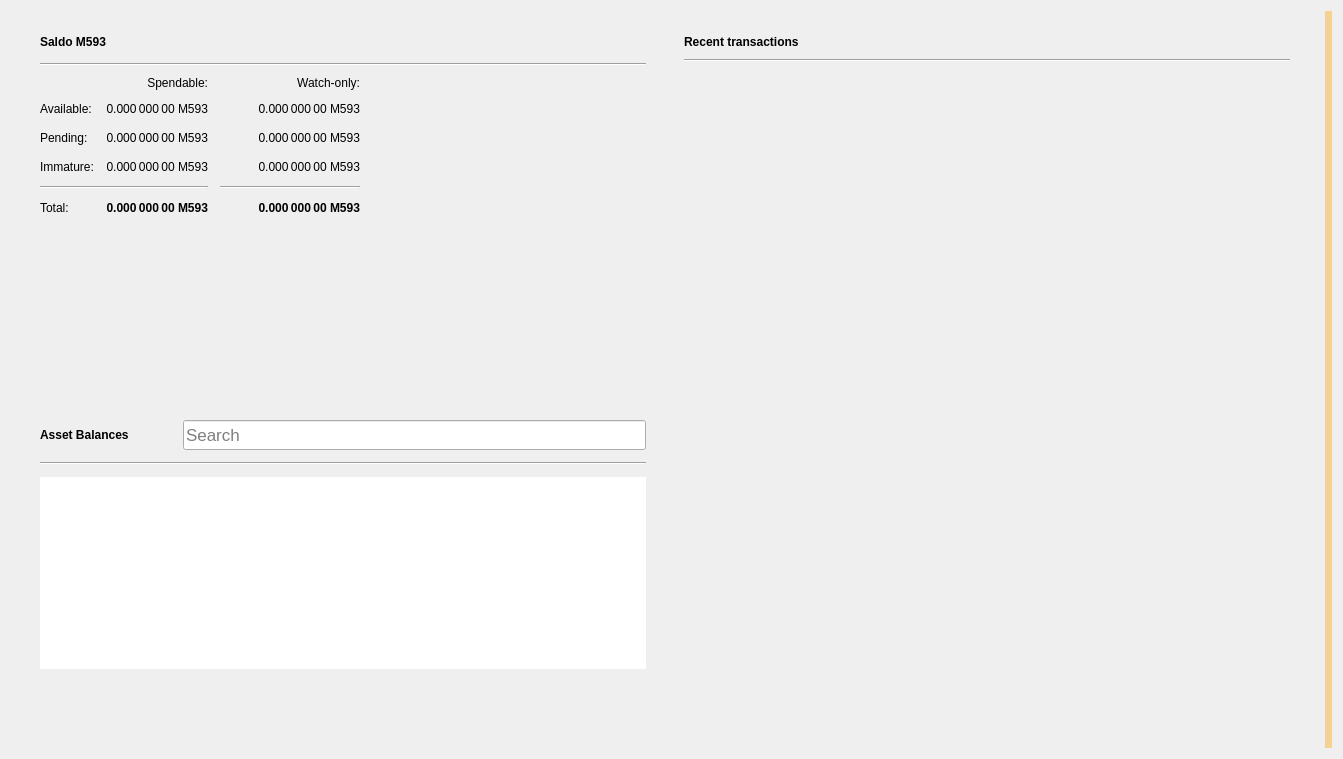
<?xml version="1.0" encoding="UTF-8"?>
<ui version="4.0">
 <class>OverviewPage</class>
 <widget class="QWidget" name="OverviewPage">
  <property name="geometry">
   <rect>
    <x>0</x>
    <y>0</y>
    <width>1343</width>
    <height>759</height>
   </rect>
  </property>
  <property name="minimumSize">
   <size>
    <width>760</width>
    <height>0</height>
   </size>
  </property>
  <property name="windowTitle">
   <string>Form</string>
  </property>
  <property name="autoFillBackground">
   <bool>false</bool>
  </property>
  <layout class="QGridLayout" name="gridLayout_3">
   <item row="0" column="1">
    <layout class="QVBoxLayout" name="verticalLayout_7">
     <property name="spacing">
      <number>0</number>
     </property>
     <property name="leftMargin">
      <number>0</number>
     </property>
     <property name="topMargin">
      <number>0</number>
     </property>
     <property name="rightMargin">
      <number>0</number>
     </property>
     <property name="bottomMargin">
      <number>0</number>
     </property>
     <item>
      <layout class="QHBoxLayout" name="horizontalLayout" stretch="0,0">
       <property name="spacing">
        <number>20</number>
       </property>
       <property name="sizeConstraint">
        <enum>QLayout::SetMinAndMaxSize</enum>
       </property>
       <property name="leftMargin">
        <number>20</number>
       </property>
       <property name="topMargin">
        <number>20</number>
       </property>
       <property name="rightMargin">
        <number>20</number>
       </property>
       <property name="bottomMargin">
        <number>20</number>
       </property>
       <item>
        <layout class="QVBoxLayout" name="verticalLayout_2">
         <property name="spacing">
          <number>0</number>
         </property>
         <property name="rightMargin">
          <number>0</number>
         </property>
         <item>
          <widget class="QFrame" name="frame">
           <property name="sizePolicy">
            <sizepolicy hsizetype="Preferred" vsizetype="Preferred">
             <horstretch>0</horstretch>
             <verstretch>0</verstretch>
            </sizepolicy>
           </property>
           <property name="minimumSize">
            <size>
             <width>350</width>
             <height>180</height>
            </size>
           </property>
           <property name="frameShape">
            <enum>QFrame::NoFrame</enum>
           </property>
           <property name="frameShadow">
            <enum>QFrame::Raised</enum>
           </property>
           <property name="lineWidth">
            <number>5</number>
           </property>
           <layout class="QVBoxLayout" name="verticalLayout_4">
            <property name="spacing">
             <number>10</number>
            </property>
            <property name="topMargin">
             <number>0</number>
            </property>
            <property name="bottomMargin">
             <number>0</number>
            </property>
            <item>
             <layout class="QHBoxLayout" name="horizontalLayout_4">
              <property name="spacing">
               <number>6</number>
              </property>
              <item>
               <widget class="QLabel" name="rvnBalancesLabel">
                <property name="font">
                 <font>
                  <weight>75</weight>
                  <bold>true</bold>
                 </font>
                </property>
                <property name="text">
                 <string>Saldo M593</string>
                </property>
               </widget>
              </item>
              <item>
               <widget class="QPushButton" name="labelWalletStatus">
                <property name="enabled">
                 <bool>true</bool>
                </property>
                <property name="maximumSize">
                 <size>
                  <width>30</width>
                  <height>16777215</height>
                 </size>
                </property>
                <property name="toolTip">
                 <string>Your balance will update when M593 finishes synchronizing with the network.</string>
                </property>
                <property name="text">
                 <string/>
                </property>
                <property name="icon">
                 <iconset>
                  <normaloff>:/icons/warning</normaloff>
                  <disabledoff>:/icons/warning</disabledoff>:/icons/warning</iconset>
                </property>
                <property name="iconSize">
                 <size>
                  <width>24</width>
                  <height>24</height>
                 </size>
                </property>
                <property name="flat">
                 <bool>true</bool>
                </property>
               </widget>
              </item>
              <item>
               <spacer name="horizontalSpacer_3">
                <property name="orientation">
                 <enum>Qt::Horizontal</enum>
                </property>
                <property name="sizeHint" stdset="0">
                 <size>
                  <width>40</width>
                  <height>20</height>
                 </size>
                </property>
               </spacer>
              </item>
             </layout>
            </item>
            <item>
             <widget class="Line" name="line_2">
              <property name="orientation">
               <enum>Qt::Horizontal</enum>
              </property>
             </widget>
            </item>
            <item>
             <layout class="QGridLayout" name="gridLayout">
              <property name="bottomMargin">
               <number>5</number>
              </property>
              <property name="spacing">
               <number>12</number>
              </property>
              <item row="3" column="2">
               <widget class="QLabel" name="labelWatchImmature">
                <property name="font">
                 <font>
                  <weight>50</weight>
                  <bold>false</bold>
                 </font>
                </property>
                <property name="cursor">
                 <cursorShape>IBeamCursor</cursorShape>
                </property>
                <property name="toolTip">
                 <string>Mined balance in watch-only addresses that has not yet matured</string>
                </property>
                <property name="text">
                 <string notr="true">0.000 000 00 M593</string>
                </property>
                <property name="alignment">
                 <set>Qt::AlignRight|Qt::AlignTrailing|Qt::AlignVCenter</set>
                </property>
                <property name="textInteractionFlags">
                 <set>Qt::LinksAccessibleByMouse|Qt::TextSelectableByKeyboard|Qt::TextSelectableByMouse</set>
                </property>
               </widget>
              </item>
              <item row="2" column="3">
               <spacer name="horizontalSpacer_2">
                <property name="orientation">
                 <enum>Qt::Horizontal</enum>
                </property>
                <property name="sizeHint" stdset="0">
                 <size>
                  <width>40</width>
                  <height>20</height>
                 </size>
                </property>
               </spacer>
              </item>
              <item row="1" column="0">
               <widget class="QLabel" name="labelBalanceText">
                <property name="text">
                 <string>Available:</string>
                </property>
               </widget>
              </item>
              <item row="1" column="2">
               <widget class="QLabel" name="labelWatchAvailable">
                <property name="font">
                 <font>
                  <weight>50</weight>
                  <bold>false</bold>
                 </font>
                </property>
                <property name="cursor">
                 <cursorShape>IBeamCursor</cursorShape>
                </property>
                <property name="toolTip">
                 <string>Your current balance in watch-only addresses</string>
                </property>
                <property name="text">
                 <string notr="true">0.000 000 00 M593</string>
                </property>
                <property name="alignment">
                 <set>Qt::AlignRight|Qt::AlignTrailing|Qt::AlignVCenter</set>
                </property>
                <property name="textInteractionFlags">
                 <set>Qt::LinksAccessibleByMouse|Qt::TextSelectableByKeyboard|Qt::TextSelectableByMouse</set>
                </property>
               </widget>
              </item>
              <item row="2" column="1">
               <widget class="QLabel" name="labelUnconfirmed">
                <property name="font">
                 <font>
                  <weight>50</weight>
                  <bold>false</bold>
                 </font>
                </property>
                <property name="cursor">
                 <cursorShape>IBeamCursor</cursorShape>
                </property>
                <property name="toolTip">
                 <string>Total of transactions that have yet to be confirmed, and do not yet count toward the spendable balance</string>
                </property>
                <property name="text">
                 <string notr="true">0.000 000 00 M593</string>
                </property>
                <property name="alignment">
                 <set>Qt::AlignRight|Qt::AlignTrailing|Qt::AlignVCenter</set>
                </property>
                <property name="textInteractionFlags">
                 <set>Qt::LinksAccessibleByMouse|Qt::TextSelectableByKeyboard|Qt::TextSelectableByMouse</set>
                </property>
               </widget>
              </item>
              <item row="4" column="2">
               <widget class="Line" name="lineWatchBalance">
                <property name="sizePolicy">
                 <sizepolicy hsizetype="Preferred" vsizetype="Fixed">
                  <horstretch>0</horstretch>
                  <verstretch>0</verstretch>
                 </sizepolicy>
                </property>
                <property name="minimumSize">
                 <size>
                  <width>140</width>
                  <height>0</height>
                 </size>
                </property>
                <property name="orientation">
                 <enum>Qt::Horizontal</enum>
                </property>
               </widget>
              </item>
              <item row="0" column="1">
               <widget class="QLabel" name="labelSpendable">
                <property name="text">
                 <string>Spendable:</string>
                </property>
                <property name="alignment">
                 <set>Qt::AlignRight|Qt::AlignTrailing|Qt::AlignVCenter</set>
                </property>
               </widget>
              </item>
              <item row="3" column="0">
               <widget class="QLabel" name="labelImmatureText">
                <property name="text">
                 <string>Immature:</string>
                </property>
               </widget>
              </item>
              <item row="5" column="2">
               <widget class="QLabel" name="labelWatchTotal">
                <property name="font">
                 <font>
                  <weight>75</weight>
                  <bold>true</bold>
                 </font>
                </property>
                <property name="cursor">
                 <cursorShape>IBeamCursor</cursorShape>
                </property>
                <property name="toolTip">
                 <string>Current total balance in watch-only addresses</string>
                </property>
                <property name="text">
                 <string notr="true">0.000 000 00 M593</string>
                </property>
                <property name="alignment">
                 <set>Qt::AlignRight|Qt::AlignTrailing|Qt::AlignVCenter</set>
                </property>
                <property name="textInteractionFlags">
                 <set>Qt::LinksAccessibleByMouse|Qt::TextSelectableByKeyboard|Qt::TextSelectableByMouse</set>
                </property>
               </widget>
              </item>
              <item row="4" column="0" colspan="2">
               <widget class="Line" name="line">
                <property name="orientation">
                 <enum>Qt::Horizontal</enum>
                </property>
               </widget>
              </item>
              <item row="0" column="2">
               <widget class="QLabel" name="labelWatchonly">
                <property name="text">
                 <string>Watch-only:</string>
                </property>
                <property name="alignment">
                 <set>Qt::AlignRight|Qt::AlignTrailing|Qt::AlignVCenter</set>
                </property>
               </widget>
              </item>
              <item row="5" column="1">
               <widget class="QLabel" name="labelTotal">
                <property name="font">
                 <font>
                  <weight>75</weight>
                  <bold>true</bold>
                 </font>
                </property>
                <property name="cursor">
                 <cursorShape>IBeamCursor</cursorShape>
                </property>
                <property name="toolTip">
                 <string>Your current total balance</string>
                </property>
                <property name="text">
                 <string notr="true">0.000 000 00 M593</string>
                </property>
                <property name="alignment">
                 <set>Qt::AlignRight|Qt::AlignTrailing|Qt::AlignVCenter</set>
                </property>
                <property name="textInteractionFlags">
                 <set>Qt::LinksAccessibleByMouse|Qt::TextSelectableByKeyboard|Qt::TextSelectableByMouse</set>
                </property>
               </widget>
              </item>
              <item row="1" column="1">
               <widget class="QLabel" name="labelBalance">
                <property name="font">
                 <font>
                  <weight>50</weight>
                  <bold>false</bold>
                 </font>
                </property>
                <property name="cursor">
                 <cursorShape>IBeamCursor</cursorShape>
                </property>
                <property name="toolTip">
                 <string>Your current spendable balance</string>
                </property>
                <property name="text">
                 <string notr="true">0.000 000 00 M593</string>
                </property>
                <property name="alignment">
                 <set>Qt::AlignRight|Qt::AlignTrailing|Qt::AlignVCenter</set>
                </property>
                <property name="textInteractionFlags">
                 <set>Qt::LinksAccessibleByMouse|Qt::TextSelectableByKeyboard|Qt::TextSelectableByMouse</set>
                </property>
               </widget>
              </item>
              <item row="2" column="0">
               <widget class="QLabel" name="labelPendingText">
                <property name="text">
                 <string>Pending:</string>
                </property>
               </widget>
              </item>
              <item row="5" column="0">
               <widget class="QLabel" name="labelTotalText">
                <property name="text">
                 <string>Total:</string>
                </property>
               </widget>
              </item>
              <item row="3" column="1">
               <widget class="QLabel" name="labelImmature">
                <property name="font">
                 <font>
                  <weight>50</weight>
                  <bold>false</bold>
                 </font>
                </property>
                <property name="cursor">
                 <cursorShape>IBeamCursor</cursorShape>
                </property>
                <property name="toolTip">
                 <string>Mined balance that has not yet matured</string>
                </property>
                <property name="text">
                 <string notr="true">0.000 000 00 M593</string>
                </property>
                <property name="alignment">
                 <set>Qt::AlignRight|Qt::AlignTrailing|Qt::AlignVCenter</set>
                </property>
                <property name="textInteractionFlags">
                 <set>Qt::LinksAccessibleByMouse|Qt::TextSelectableByKeyboard|Qt::TextSelectableByMouse</set>
                </property>
               </widget>
              </item>
              <item row="2" column="2">
               <widget class="QLabel" name="labelWatchPending">
                <property name="font">
                 <font>
                  <weight>50</weight>
                  <bold>false</bold>
                 </font>
                </property>
                <property name="cursor">
                 <cursorShape>IBeamCursor</cursorShape>
                </property>
                <property name="toolTip">
                 <string>Unconfirmed transactions to watch-only addresses</string>
                </property>
                <property name="text">
                 <string notr="true">0.000 000 00 M593</string>
                </property>
                <property name="alignment">
                 <set>Qt::AlignRight|Qt::AlignTrailing|Qt::AlignVCenter</set>
                </property>
                <property name="textInteractionFlags">
                 <set>Qt::LinksAccessibleByMouse|Qt::TextSelectableByKeyboard|Qt::TextSelectableByMouse</set>
                </property>
               </widget>
              </item>
             </layout>
            </item>
           </layout>
          </widget>
         </item>
         <item>
          <widget class="QWidget" name="assetVerticalSpaceWidget2" native="true">
           <property name="autoFillBackground">
            <bool>false</bool>
           </property>
           <layout class="QVBoxLayout" name="verticalLayout_6">
            <item>
             <spacer name="verticalSpacer_4">
              <property name="orientation">
               <enum>Qt::Vertical</enum>
              </property>
              <property name="sizeType">
               <enum>QSizePolicy::MinimumExpanding</enum>
              </property>
              <property name="sizeHint" stdset="0">
               <size>
                <width>20</width>
                <height>10</height>
               </size>
              </property>
             </spacer>
            </item>
           </layout>
          </widget>
         </item>
         <item>
          <widget class="QFrame" name="assetFrame">
           <property name="minimumSize">
            <size>
             <width>350</width>
             <height>150</height>
            </size>
           </property>
           <property name="autoFillBackground">
            <bool>true</bool>
           </property>
           <property name="frameShape">
            <enum>QFrame::NoFrame</enum>
           </property>
           <property name="frameShadow">
            <enum>QFrame::Plain</enum>
           </property>
           <property name="lineWidth">
            <number>0</number>
           </property>
           <layout class="QVBoxLayout" name="verticalLayout_5">
            <property name="spacing">
             <number>12</number>
            </property>
            <item>
             <layout class="QHBoxLayout" name="assetBalanceHorizontalLayout">
              <item alignment="Qt::AlignVCenter">
               <widget class="QLabel" name="assetBalanceLabel">
                <property name="font">
                 <font>
                  <weight>75</weight>
                  <bold>true</bold>
                 </font>
                </property>
                <property name="text">
                 <string>Asset Balances</string>
                </property>
               </widget>
              </item>
              <item>
               <widget class="QPushButton" name="labelAssetStatus">
                <property name="enabled">
                 <bool>true</bool>
                </property>
                <property name="maximumSize">
                 <size>
                  <width>30</width>
                  <height>16777215</height>
                 </size>
                </property>
                <property name="toolTip">
                 <string>Your balance will update when M593 finishes synchronizing with the network.</string>
                </property>
                <property name="text">
                 <string/>
                </property>
                <property name="icon">
                 <iconset>
                  <normaloff>:/icons/warning</normaloff>
                  <disabledoff>:/icons/warning</disabledoff>:/icons/warning</iconset>
                </property>
                <property name="iconSize">
                 <size>
                  <width>24</width>
                  <height>24</height>
                 </size>
                </property>
                <property name="flat">
                 <bool>true</bool>
                </property>
               </widget>
              </item>
              <item alignment="Qt::AlignBottom">
               <widget class="QLineEdit" name="assetSearch">
                <property name="sizePolicy">
                 <sizepolicy hsizetype="Expanding" vsizetype="Preferred">
                  <horstretch>0</horstretch>
                  <verstretch>0</verstretch>
                 </sizepolicy>
                </property>
                <property name="minimumSize">
                 <size>
                  <width>0</width>
                  <height>30</height>
                 </size>
                </property>
                <property name="maximumSize">
                 <size>
                  <width>16777215</width>
                  <height>30</height>
                 </size>
                </property>
                <property name="sizeIncrement">
                 <size>
                  <width>0</width>
                  <height>0</height>
                 </size>
                </property>
                <property name="baseSize">
                 <size>
                  <width>0</width>
                  <height>0</height>
                 </size>
                </property>
                <property name="font">
                 <font>
                  <pointsize>13</pointsize>
                 </font>
                </property>
                <property name="maxLength">
                 <number>32</number>
                </property>
                <property name="frame">
                 <bool>true</bool>
                </property>
                <property name="alignment">
                 <set>Qt::AlignLeading|Qt::AlignLeft|Qt::AlignVCenter</set>
                </property>
                <property name="placeholderText">
                 <string>Search</string>
                </property>
                <property name="clearButtonEnabled">
                 <bool>true</bool>
                </property>
               </widget>
              </item>
             </layout>
            </item>
            <item>
             <widget class="Line" name="assetBalanceLine">
              <property name="orientation">
               <enum>Qt::Horizontal</enum>
              </property>
             </widget>
            </item>
            <item>
             <widget class="QListView" name="listAssets">
              <property name="frameShape">
               <enum>QFrame::NoFrame</enum>
              </property>
              <property name="lineWidth">
               <number>0</number>
              </property>
              <property name="verticalScrollMode">
               <enum>QAbstractItemView::ScrollPerItem</enum>
              </property>
             </widget>
            </item>
            <item>
             <widget class="QWidget" name="assetVerticalSpaceWidget" native="true">
              <property name="autoFillBackground">
               <bool>false</bool>
              </property>
              <layout class="QVBoxLayout" name="verticalLayout">
               <item>
                <spacer name="verticalSpacer_3">
                 <property name="orientation">
                  <enum>Qt::Vertical</enum>
                 </property>
                 <property name="sizeHint" stdset="0">
                  <size>
                   <width>20</width>
                   <height>20</height>
                  </size>
                 </property>
                </spacer>
               </item>
              </layout>
             </widget>
            </item>
           </layout>
          </widget>
         </item>
        </layout>
       </item>
       <item>
        <layout class="QVBoxLayout" name="verticalLayout_3">
         <property name="spacing">
          <number>20</number>
         </property>
         <property name="leftMargin">
          <number>0</number>
         </property>
         <item>
          <widget class="QFrame" name="frame_2">
           <property name="sizePolicy">
            <sizepolicy hsizetype="Preferred" vsizetype="Preferred">
             <horstretch>0</horstretch>
             <verstretch>0</verstretch>
            </sizepolicy>
           </property>
           <property name="minimumSize">
            <size>
             <width>350</width>
             <height>0</height>
            </size>
           </property>
           <property name="sizeIncrement">
            <size>
             <width>0</width>
             <height>300</height>
            </size>
           </property>
           <property name="frameShape">
            <enum>QFrame::NoFrame</enum>
           </property>
           <property name="frameShadow">
            <enum>QFrame::Plain</enum>
           </property>
           <property name="lineWidth">
            <number>0</number>
           </property>
           <layout class="QGridLayout" name="gridLayout_2">
            <property name="topMargin">
             <number>0</number>
            </property>
            <property name="horizontalSpacing">
             <number>12</number>
            </property>
            <item row="0" column="0">
             <layout class="QHBoxLayout" name="horizontalLayout_2">
              <property name="spacing">
               <number>6</number>
              </property>
              <item>
               <widget class="QLabel" name="recentTransactionsLabel">
                <property name="font">
                 <font>
                  <weight>75</weight>
                  <bold>true</bold>
                 </font>
                </property>
                <property name="text">
                 <string>Recent transactions</string>
                </property>
               </widget>
              </item>
              <item>
               <widget class="QPushButton" name="labelTransactionsStatus">
                <property name="enabled">
                 <bool>true</bool>
                </property>
                <property name="maximumSize">
                 <size>
                  <width>30</width>
                  <height>16777215</height>
                 </size>
                </property>
                <property name="toolTip">
                 <string>Your balance will update when M593 finishes synchronizing with the network.</string>
                </property>
                <property name="text">
                 <string/>
                </property>
                <property name="icon">
                 <iconset>
                  <normaloff>:/icons/warning</normaloff>
                  <disabledoff>:/icons/warning</disabledoff>:/icons/warning</iconset>
                </property>
                <property name="iconSize">
                 <size>
                  <width>24</width>
                  <height>24</height>
                 </size>
                </property>
                <property name="flat">
                 <bool>true</bool>
                </property>
               </widget>
              </item>
              <item>
               <spacer name="horizontalSpacer">
                <property name="orientation">
                 <enum>Qt::Horizontal</enum>
                </property>
                <property name="sizeHint" stdset="0">
                 <size>
                  <width>40</width>
                  <height>20</height>
                 </size>
                </property>
               </spacer>
              </item>
             </layout>
            </item>
            <item row="2" column="0">
             <widget class="QListView" name="listTransactions">
              <property name="styleSheet">
               <string notr="true">QListView { background: transparent; }</string>
              </property>
              <property name="frameShape">
               <enum>QFrame::NoFrame</enum>
              </property>
              <property name="verticalScrollBarPolicy">
               <enum>Qt::ScrollBarAlwaysOff</enum>
              </property>
              <property name="horizontalScrollBarPolicy">
               <enum>Qt::ScrollBarAlwaysOff</enum>
              </property>
              <property name="selectionMode">
               <enum>QAbstractItemView::NoSelection</enum>
              </property>
             </widget>
            </item>
            <item row="1" column="0">
             <widget class="Line" name="line_3">
              <property name="orientation">
               <enum>Qt::Horizontal</enum>
              </property>
             </widget>
            </item>
           </layout>
          </widget>
         </item>
        </layout>
       </item>
      </layout>
     </item>
    </layout>
   </item>
   <item row="0" column="3">
    <widget class="QLabel" name="labelAlerts">
     <property name="visible">
      <bool>true</bool>
     </property>
     <property name="styleSheet">
      <string notr="true">QLabel { background-color: qlineargradient(x1: 0, y1: 0, x2: 1, y2: 0, stop:0 #F0D0A0, stop:1 #F8D488); color:#000000; }</string>
     </property>
     <property name="wordWrap">
      <bool>true</bool>
     </property>
     <property name="margin">
      <number>3</number>
     </property>
     <property name="textInteractionFlags">
      <set>Qt::TextSelectableByMouse</set>
     </property>
    </widget>
   </item>
  </layout>
 </widget>
 <resources/>
 <connections/>
</ui>
